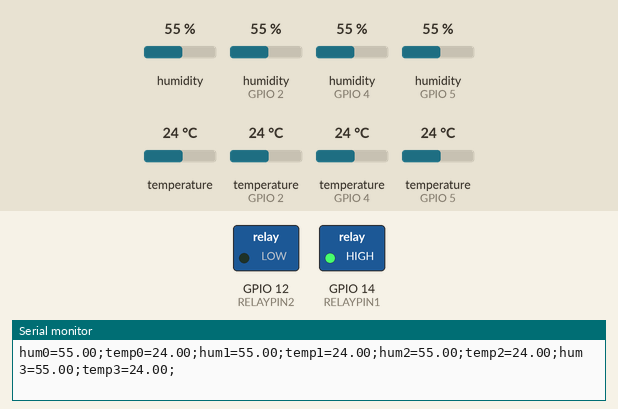
This sketch was run on a simulated ESP8266 (NodeMCU). Parts: switched loads named in the sketch (green lamp = pin HIGH), the last lines printed to the serial monitor. The inputs (shaded band) are chosen by the test bench; at power-on: humidity (sensors on GPIO 5, GPIO 2, GPIO 4) 55 %, humidity 55 %, temperature 24 °C, temperature (sensors on GPIO 2, GPIO 4, GPIO 5) 24 °C. WiFi joins after 1.5 s; servers stay silent unless stated.

Above: at 8.8 s.
8.9 s: humidity (sensor on GPIO 5) set to 91 %
14.9 s: humidity (sensor on GPIO 5) set to 94 %
At 16.4 s:
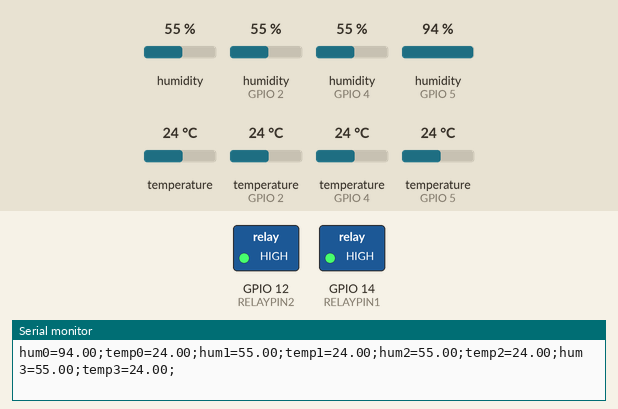
20.9 s: humidity (sensor on GPIO 5) set to 90 %
26.9 s: humidity (sensor on GPIO 5) set to 87 %
At 29.1 s:
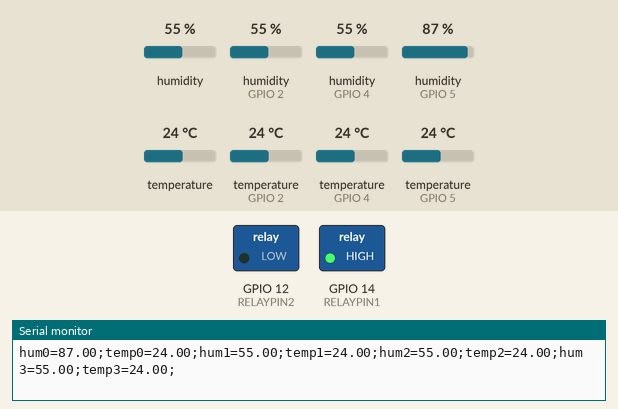
32.9 s: humidity (sensor on GPIO 5) set to 93 %
At 36.8 s:
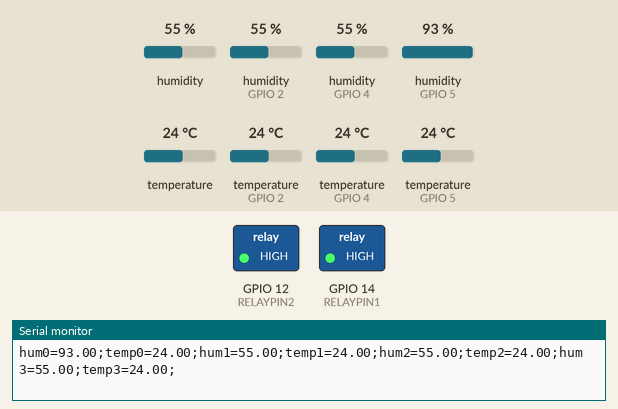
Timing chart, 0 to 38.3 s (numbered marks = the images above; inputs shaded):
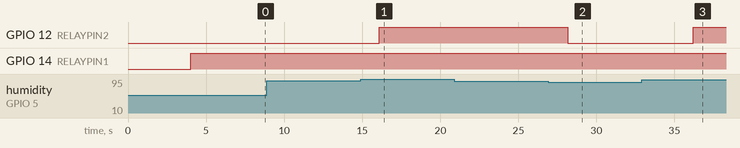

The sketch:

mcu_dht_with_loops.ino
```cpp
#include <ESP8266WiFi.h>

const char* ssid = "HUS_Fruchtraum_2ghz";
const char* password = "XXXXXXXXXX";

WiFiServer server(80);

#include "DHT.h"

#define DHTTYPE DHT22   // Options are 'DHT11', 'DHT22' (AM2302) or 'DHT21' (AM2301)

// Connect pin 1 (on the left) of the sensor to +5V
// Connect pin 2 of the sensor to whatever your DHTPIN is
// Connect pin 4 (on the right) of the sensor to GROUND
// Connect a 10K resistor from pin 2 (data) to pin 1 (power) of the sensor

// NodeMCU pinout according to https://iotbytes.wordpress.com/nodemcu-pinout/

#define DHTPIN1 5     // "D1" on PCB
#define DHTPIN2 4     // "D2" on PCB
#define DHTPIN3 0     // "D3" on PCB
#define DHTPIN4 2     // "D4" on PCB

#define RELAYPIN1 14     // "D5" on PCB
#define RELAYPIN2 12     // "D6" on PCB

DHT dht1(DHTPIN1, DHTTYPE);
DHT dht2(DHTPIN2, DHTTYPE);
DHT dht3(DHTPIN3, DHTTYPE);
DHT dht4(DHTPIN4, DHTTYPE);

DHT dht[4] = {dht1, dht2, dht3, dht4};

void setup() {
  Serial.begin(115200);
  delay(10);

  pinMode(RELAYPIN1, OUTPUT); // relay1 (air conditioner or heating)
  pinMode(RELAYPIN2, OUTPUT); // relay2 (humidifier)

  pinMode(LED_BUILTIN, OUTPUT); // status LED

  for(int i = 0; i < 4; i++) {
    dht[i].begin();   // init sensors
  }

  // Connect to WiFi network
  Serial.println();
  Serial.println();
  Serial.print("### Will try to connect to ");
  Serial.println(ssid);

  WiFi.begin(ssid, password);

  // Start the server
  server.begin();
  Serial.println("### Server started");
}

void loop() {

  delay (4000); // 1 second is spent reading each sensor (250ms each)
                // so total time between reads is ~5 secs

  // Reading temperature or humidity takes about 250 milliseconds!
  // Sensor readings may also be up to 2 seconds 'old' (its a very slow sensor)

  float h[4];
  float t[4];

  for (int i = 0; i < 4; i++) {
    h[i] = dht[i].readHumidity();
    t[i] = dht[i].readTemperature();

    Serial.print("hum");
    Serial.print(i);
    Serial.print("=");
    Serial.print(h[i]);
    Serial.print(";");
    Serial.print("temp");
    Serial.print(i);
    Serial.print("=");
    Serial.print(t[i]);
    Serial.print(";");
  }

  Serial.println();

  // Take actions depending on conditions of sensor number 0

  if (t[0] < 50.0) {              // Temp is low (normal)
    digitalWrite(RELAYPIN1,HIGH); // Turn relay 1 OFF
  }

  if (t[0] >= 50.0 ){            // Temp is too high
    digitalWrite(RELAYPIN1,LOW); // Turn relay 1 ON
  }

  if (h[0] <= 88.0){             // Humidity is below 88%
    digitalWrite(RELAYPIN2,LOW); // Turn relay 2 ON
  }

  if (h[0] > 92.0){               // Humidity is above 92%
    digitalWrite(RELAYPIN2,HIGH); // Turn relay 2 OFF
  }

  // Humidity between 88% and 92% will not change relay 2 state (if it was ON, stays ON)

  if (WiFi.status() != WL_CONNECTED) { // If WiFi Client is still not connected
    digitalWrite(LED_BUILTIN, HIGH);        // blink status LED twice in a window of 250ms
    delay(100);
    digitalWrite(LED_BUILTIN, LOW);
    delay(50);
    digitalWrite(LED_BUILTIN, HIGH);
    delay(100);
    digitalWrite(LED_BUILTIN, LOW);
    return;
  }

  // Check if a client has connected
  WiFiClient client = server.available();
  if (!client) {
    return;
  }

  // Wait until the client sends some data
  Serial.println("### new client");
  while(!client.available()){
    delay(1);
  }

  // Read the first line of the request
  String request = client.readStringUntil('\r');
  Serial.print("### request:");
  Serial.println(request);
  client.flush();

  // Return the response
  client.println("HTTP/1.1 200 OK");
  client.println("Content-Type: text/html");
  client.println(""); //  do not forget this one

  // Output the temp and hum data in same format as serial, but over HTTP
  for (int i = 0; i < 4; i++) {
    client.print("hum");
    client.print(i);
    client.print("=");
    client.print(h[i]);
    client.print(";");
    client.print("temp");
    client.print(i);
    client.print("=");
    client.print(t[i]);
    client.print(";");
  }

  delay(1);
  Serial.println("### Client disconnected");
  Serial.println("");
}
```

Measured:
- the behaviour switches between 92 and 93 % on humidity (sensor on GPIO 5) (found by bisection; images 0 and 1)
- the behaviour switches between 89 and 88 % on humidity (sensor on GPIO 5) (found by bisection; images 1 and 2)
- after the input at 14.9 s, GPIO 12 (RELAYPIN2): LOW → HIGH after 1.2 s
- after the input at 26.9 s, GPIO 12 (RELAYPIN2): HIGH → LOW after 1.3 s
- after the input at 32.9 s, GPIO 12 (RELAYPIN2): LOW → HIGH after 3.3 s
